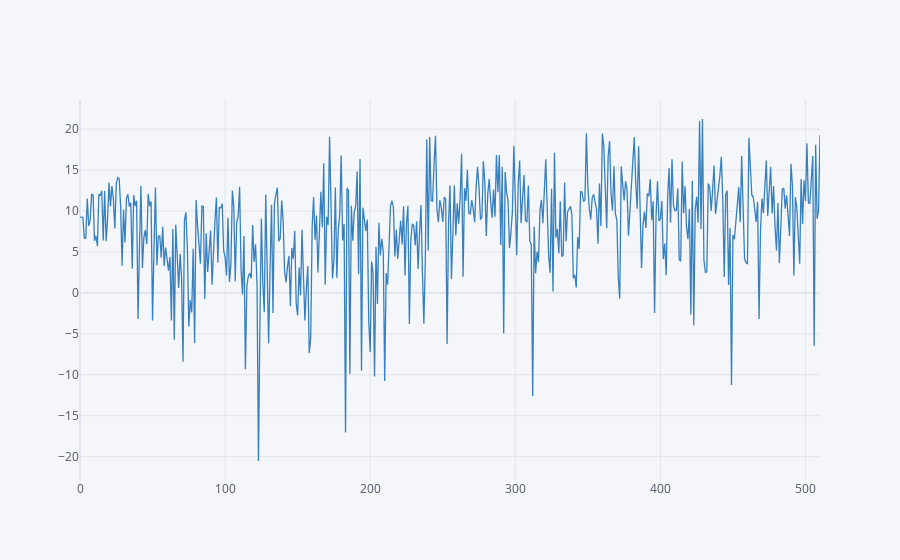

The notebook cell this image was saved under:
### Markdown cell above
### LINE DISTRIBUTION OF FUNDS RETURNS 10 YEARS

### Code cell
df['fund_return_10years'].iplot(color = "blue")

### Figure 1 — Plotly figure (JSON) as saved in the notebook; plotly's stock layout.template omitted (floating-point values rounded to 4 significant figures; data arrays with more than 128 entries replaced by an {"elided": "..."} marker saying what was removed)
{"data": [{"line": {"color": "rgba(55, 128, 191, 1.0)", "dash": "solid", "shape": "linear", "width": 1.3}, "mode": "lines", "name": "fund_return_10years", "text": "", "type": "scatter", "x": {"elided": "511 int values"}, "y": {"elided": "511 float values"}}], "layout": {"autosize": true, "legend": {"bgcolor": "#F5F6F9", "font": {"color": "#4D5663"}}, "paper_bgcolor": "#F5F6F9", "plot_bgcolor": "#F5F6F9", "title": {"font": {"color": "#4D5663"}}, "xaxis": {"autorange": true, "gridcolor": "#E1E5ED", "range": [0, 510], "showgrid": true, "tickfont": {"color": "#4D5663"}, "title": {"font": {"color": "#4D5663"}, "text": ""}, "type": "linear", "zerolinecolor": "#E1E5ED"}, "yaxis": {"autorange": true, "gridcolor": "#E1E5ED", "range": [-22.86, 23.56], "showgrid": true, "tickfont": {"color": "#4D5663"}, "title": {"font": {"color": "#4D5663"}, "text": ""}, "type": "linear", "zerolinecolor": "#E1E5ED"}}}
